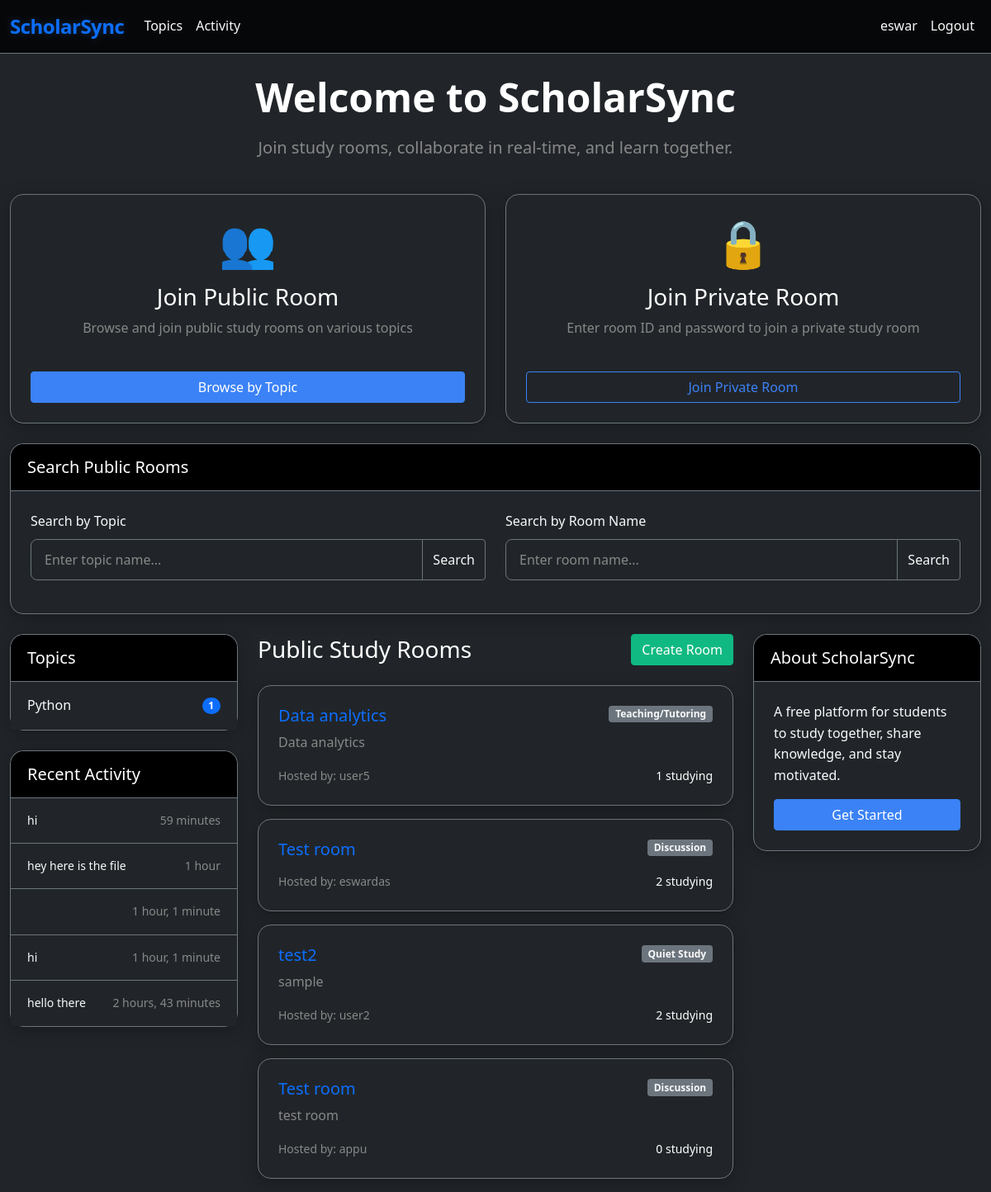
The app's page / (signed in) with its own data.
### base/models.py (models this page shows, shortened)
class Topic(models.Model):
    name = models.CharField(max_length=200)

class Message(models.Model):
    user = models.ForeignKey(User, on_delete=models.CASCADE)
    room = models.ForeignKey(Room, on_delete=models.CASCADE)
    body = models.TextField()
    file_attachment = models.FileField(upload_to=get_file_path, null=True, blank=True)
    file_name = models.CharField(max_length=255, blank=True, null=True)
    file_type = models.CharField(max_length=20, blank=True, null=True)  # image, audio, video, document
    updated = models.DateTimeField(auto_now=True)
    created = models.DateTimeField(auto_now_add=True)
    class Meta:
        ordering = ['-created']

class Room(models.Model):
    host = models.ForeignKey(User, on_delete=models.SET_NULL, null=True)
    topic = models.ForeignKey(Topic, on_delete=models.SET_NULL, null=True)
    name = models.CharField(max_length=200)
    description = models.TextField(null=True, blank=True)
    participants = models.ManyToManyField(User, related_name='participants', blank=True)
    updated = models.DateTimeField(auto_now=True)
    created = models.DateTimeField(auto_now_add=True)
    is_active = models.BooleanField(default=True)
    max_participants = models.IntegerField(default=50)
    study_type = models.CharField(max_length=50, choices=[
        ('quiet', 'Quiet Study'),
        ('discussion', 'Discussion'),
        ('teaching', 'Teaching/Tutoring'),
    ], default='discussion')
    is_private = models.BooleanField(default=False)
    private_id = models.CharField(max_length=8, blank=True, null=True)
    private_password = models.CharField(max_length=20, blank=True, null=True)
    class Meta:
        ordering = ['-updated', '-created']
    @property
    def participant_count(self):
        return self.participants.count()

### base/views.py (the view)
# urls.py: path('', views.home, name="home"),
@login_required(login_url='login')
def home(request):
    topic_q = request.GET.get('topic_q') if request.GET.get('topic_q') != None else ''
    name_q = request.GET.get('name_q') if request.GET.get('name_q') != None else ''
    rooms = Room.objects.filter(is_private=False)  # Only show public rooms
    if topic_q:
        rooms = rooms.filter(topic__name__icontains=topic_q)
    if name_q:
        rooms = rooms.filter(name__icontains=name_q)
    topics = Topic.objects.exclude(name='').all()[0:5]
    room_count = rooms.count()
    room_messages = Message.objects.filter()[0:5]
    context = {
        'rooms': rooms,
        'topics': topics,
        'room_count': room_count,
        'room_messages': room_messages,
    }
    return render(request, 'base/home.html', context)

### templates/base/home.html (shortened to what this page needs)
<!DOCTYPE html>
<html>
<head>
    <link href="https://cdn.jsdelivr.net/npm/bootstrap@5.1.3/dist/css/bootstrap.min.css" rel="stylesheet">
    <link rel="stylesheet" href="/static/css/style.css">
</head>
<body class="bg-dark">
    <nav class="navbar navbar-expand-lg navbar-dark bg-black border-bottom border-secondary">
        <div class="container">
            <a class="navbar-brand fw-bold text-primary" href="{% url 'home' %}">ScholarSync</a>
            <div class="collapse navbar-collapse" id="navbarNav">
                <ul class="navbar-nav me-auto">
                    <li class="nav-item">
                        <a class="nav-link text-light" href="{% url 'topics' %}">Topics</a>
                    </li>
                    <li class="nav-item">
                        <a class="nav-link text-light" href="{% url 'activity' %}">Activity</a>
                    </li>
                </ul>
                <ul class="navbar-nav">
                    {% if request.user.is_authenticated %}
                        <li class="nav-item">
                            <a class="nav-link text-light" href="{% url 'update-user' %}">{{request.user.username}}</a>
                        </li>
                        <li class="nav-item">
                            <a class="nav-link text-light" href="{% url 'logout' %}">Logout</a>
                        </li>
                    {% endif %}
                </ul>
            </div>
        </div>
    </nav>
    <div class="container mt-4">
        <div class="row mb-4">
            <div class="col-12 text-center">
                <h1 class="display-5 fw-bold mb-3 text-white">Welcome to ScholarSync</h1>
                <p class="lead text-muted">Join study rooms, collaborate in real-time, and learn together.</p>
            </div>
        </div>
        <div class="row mb-4">
            <div class="col-md-6">
                <div class="card bg-dark border-secondary h-100">
                    <div class="card-body d-flex flex-column">
                        <div class="text-center mb-4">
                            <div class="display-4 text-primary mb-3">👥</div>
                            <h3 class="text-white">Join Public Room</h3>
                            <p class="text-muted">Browse and join public study rooms on various topics</p>
                        </div>
                        <div class="mt-auto">
                            <a href="{% url 'topics' %}" class="btn btn-primary w-100">Browse by Topic</a>
                        </div>
                    </div>
                </div>
            </div>
            <div class="col-md-6">
                <div class="card bg-dark border-secondary h-100">
                    <div class="card-body d-flex flex-column">
                        <div class="text-center mb-4">
                            <div class="display-4 text-warning mb-3">🔒</div>
                            <h3 class="text-white">Join Private Room</h3>
                            <p class="text-muted">Enter room ID and password to join a private study room</p>
                        </div>
                        <div class="mt-auto">
                            <a href="{% url 'join-private-room' %}" class="btn btn-outline-primary w-100">Join Private Room</a>
                        </div>
                    </div>
                </div>
            </div>
        </div>
        <div class="row mb-4">
            <div class="col-12">
                <div class="card bg-dark border-secondary">
                    <div class="card-header bg-black border-secondary">
                        <h5 class="text-white mb-0">Search Public Rooms</h5>
                    </div>
                    <div class="card-body">
                        <div class="row">
                            <div class="col-md-6 mb-3">
                                <label class="form-label text-light">Search by Topic</label>
                                <form method="GET">
                                    <div class="input-group">
                                        <input type="text" name="topic_q" class="form-control bg-dark text-light border-secondary" placeholder="Enter topic name..." value="{{request.GET.topic_q}}">
                                        <button class="btn btn-outline-secondary text-light border-secondary" type="submit">Search</button>
                                    </div>
                                </form>
                            </div>
                            <div class="col-md-6 mb-3">
                                <label class="form-label text-light">Search by Room Name</label>
                                <form method="GET">
                                    <div class="input-group">
                                        <input type="text" name="name_q" class="form-control bg-dark text-light border-secondary" placeholder="Enter room name..." value="{{request.GET.name_q}}">
                                        <button class="btn btn-outline-secondary text-light border-secondary" type="submit">Search</button>
                                    </div>
                                </form>
                            </div>
                        </div>
                    </div>
                </div>
            </div>
        </div>
        <div class="row">
            <div class="col-md-3">
                <div class="card bg-dark border-secondary">
                    <div class="card-header bg-black border-secondary">
                        <h5 class="text-white mb-0">Topics</h5>
                    </div>
                    <div class="list-group list-group-flush">
                        {% for topic in topics %}
                            {% if topic.name %}
                                <a href="?topic_q={{topic.name}}" class="list-group-item list-group-item-action d-flex justify-content-between align-items-center bg-dark text-light border-secondary">
                                    {{topic.name}}
                                    <span class="badge bg-primary rounded-pill">{{topic.room_set.count}}</span>
                                </a>
                            {% endif %}
                        {% endfor %}
                    </div>
                </div>
                <div class="card bg-dark border-secondary mt-4">
                    <div class="card-header bg-black border-secondary">
                        <h5 class="text-white mb-0">Recent Activity</h5>
                    </div>
                    <div class="list-group list-group-flush">
                        {% for message in room_messages %}
                            <a href="{% url 'room' message.room.id %}" class="list-group-item list-group-item-action bg-dark text-light border-secondary">
                                <div class="d-flex w-100 justify-content-between">
                                    <small>{{message.body|truncatechars:30}}</small>
                                    <small class="text-muted">{{message.created|timesince}}</small>
                                </div>
                            </a>
                        {% endfor %}
                    </div>
                </div>
            </div>
            <div class="col-md-6">
                <div class="d-flex justify-content-between align-items-center mb-4">
                    <h3 class="text-white mb-0">Public Study Rooms</h3>
                    <a href="{% url 'create-room' %}" class="btn btn-success">Create Room</a>
                </div>
                {% for room in rooms %}
                    <div class="card bg-dark border-secondary mb-3">
                        <div class="card-body">
                            <div class="d-flex justify-content-between align-items-start mb-2">
                                <h5 class="card-title mb-0">
                                    <a href="{% url 'room' room.id %}" class="text-primary text-decoration-none">{{room.name}}</a>
                                </h5>
                                <span class="badge bg-secondary text-light">{{room.get_study_type_display}}</span>
                            </div>
                            <p class="card-text text-muted mb-3">{{room.description|truncatechars:100}}</p>
                            <div class="d-flex justify-content-between align-items-center">
                                <small class="text-muted">Hosted by: {{room.host.username}}</small>
                                <small class="fw-medium text-white">{{room.participant_count}} studying</small>
                            </div>
                        </div>
                    </div>
                {% empty %}
                    <div class="alert alert-info bg-dark border-info text-info">
                        No public rooms found. <a href="{% url 'create-room' %}" class="alert-link text-primary">Create one!</a>
                    </div>
                {% endfor %}
            </div>
            <div class="col-md-3">
                <div class="card bg-dark border-secondary">
                    <div class="card-header bg-black border-secondary">
                        <h5 class="text-white mb-0">About ScholarSync</h5>
                    </div>
                    <div class="card-body">
                        <p class="text-light mb-3">A free platform for students to study together, share knowledge, and stay motivated.</p>
                        <div class="d-grid">
                            <a href="{% url 'register' %}" class="btn btn-primary">Get Started</a>
                        </div>
                    </div>
                </div>
            </div>
        </div>
    </div>
</body>
</html>

### static/css/style.css (style rules this page uses)
body { font-family: 'Segoe UI', Tahoma, Geneva, Verdana, sans-serif; background-color: #121212; color: #e0e0e0; line-height: 1.6; }
.navbar-brand { font-weight: 700; font-size: 1.5rem; letter-spacing: -0.5px; text-shadow: 0 0 10px rgba(59, 130, 246, 0.3); }
.navbar { backdrop-filter: blur(10px); background-color: rgba(0, 0, 0, 0.8) !important; }
.container { max-width: 1200px; }
.card { background-color: #1e1e1e; border: 1px solid #333; border-radius: 16px; box-shadow: 0 4px 20px rgba(0, 0, 0, 0.3); transition: all 0.3s ease; backdrop-filter: blur(5px); }
.card-header { background-color: #2a2a2a; border-bottom: 1px solid #3a3a3a; border-radius: 16px 16px 0 0 !important; padding: 16px 20px; font-weight: 600; color: #ffffff; }
.card-body { padding: 24px; }
.btn-primary { background-color: #3b82f6; border-color: #3b82f6; font-weight: 500; transition: all 0.2s ease; }
.btn-outline-primary { color: #3b82f6; border-color: #3b82f6; transition: all 0.2s ease; }
.btn-success { background-color: #10b981; border-color: #10b981; transition: all 0.2s ease; }
.form-control { background-color: #2a2a2a; border: 1px solid #444; border-radius: 8px; color: #ffffff; padding: 12px 16px; transition: all 0.2s; }
.form-control::placeholder { color: #888; }
.text-muted { color: #888 !important; }
.list-group-item { background-color: #2a2a2a; border: 1px solid #3a3a3a; color: #e0e0e0; padding: 16px 20px; transition: all 0.2s; }
a { color: #3b82f6; text-decoration: none; transition: color 0.2s ease; }

### records on screen
Topic: name "Python", room_set.count "1"
Message: body "hi", created "59 minutes"
Message: body "hey here is the file", created "1 hour"
Message: created "1 hour, 1 minute"
Message: body "hi", created "1 hour, 1 minute"
Message: body "hello there", created "2 hours, 43 minutes"
Room: name "Data analytics", study_type "Teaching/Tutoring", description "Data analytics", host.username "user5", participant_count "1"
Room: name "Test room", study_type "Discussion", host.username "eswardas", participant_count "2"
Room: name "test2", study_type "Quiet Study", description "sample", host.username "user2", participant_count "2"
Room: name "Test room", study_type "Discussion", description "test room", host.username "appu", participant_count "0"

### other values on screen
{{ request.user.username }} "eswar"
